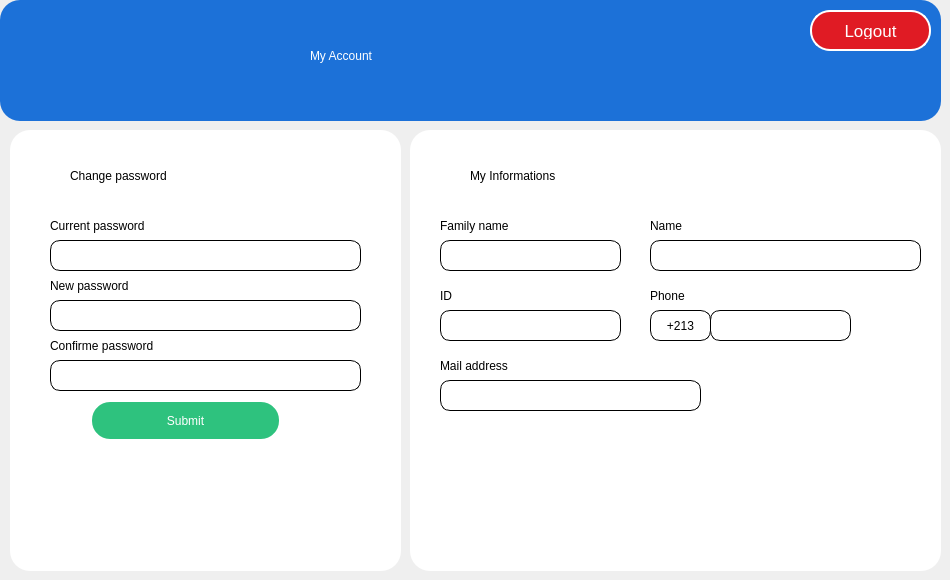
    <widget class="QWidget" name="myaccounttab">
     <attribute name="title">
      <string>My account</string>
     </attribute>
     <widget class="QFrame" name="frame_8">
      <property name="geometry">
       <rect>
        <x>0</x>
        <y>0</y>
        <width>941</width>
        <height>121</height>
       </rect>
      </property>
      <property name="styleSheet">
       <string notr="true">border: 1px ;
border-radius: 20px;
background-color:rgb(28, 113, 216)</string>
      </property>
      <property name="frameShape">
       <enum>QFrame::StyledPanel</enum>
      </property>
      <property name="frameShadow">
       <enum>QFrame::Raised</enum>
      </property>
      <widget class="QLabel" name="label25">
       <property name="geometry">
        <rect>
         <x>310</x>
         <y>20</y>
         <width>231</width>
         <height>71</height>
        </rect>
       </property>
       <property name="styleSheet">
        <string notr="true">font: 63 italic 30pt &quot;URW Bookman&quot;;
color:white;
background-color: rgba(28, 113, 216, 0);</string>
       </property>
       <property name="text">
        <string>My Account</string>
       </property>
      </widget>
      <widget class="QPushButton" name="mm_logoutbtn">
       <property name="geometry">
        <rect>
         <x>810</x>
         <y>10</y>
         <width>121</width>
         <height>41</height>
        </rect>
       </property>
       <property name="styleSheet">
        <string notr="true">
QPushButton {
background-color:rgb(224, 27, 36);
    border: 2px solid white;
    border-radius: 20px;
    border-style: outset;
    padding: 5px;
    transition: all .5s ease;
    color: white;
    font-family:'Montserrat', sans-serif;
    text-transform: uppercase;
    text-align: center;
    line-height: 1;
    font-size: 17px;
    padding: 10px;
    outline: none;
    
    
}
QPushButton:hover {
    color:rgb(0, 137, 236);;
    background-color: white;;
}
</string>
       </property>
       <property name="text">
        <string>Logout</string>
       </property>
       <property name="icon">
        <iconset>
         <normaloff>Icons/logout (1).png</normaloff>Icons/logout (1).png</iconset>
       </property>
       <property name="iconSize">
        <size>
         <width>20</width>
         <height>20</height>
        </size>
       </property>
      </widget>
     </widget>
     <widget class="QFrame" name="frame_10">
      <property name="geometry">
       <rect>
        <x>10</x>
        <y>130</y>
        <width>391</width>
        <height>441</height>
       </rect>
      </property>
      <property name="styleSheet">
       <string notr="true">border: 1px;
border-radius: 20px;
background-color: white;</string>
      </property>
      <property name="frameShape">
       <enum>QFrame::StyledPanel</enum>
      </property>
      <property name="frameShadow">
       <enum>QFrame::Raised</enum>
      </property>
      <widget class="QLabel" name="label29">
       <property name="geometry">
        <rect>
         <x>40</x>
         <y>200</y>
         <width>181</width>
         <height>31</height>
        </rect>
       </property>
       <property name="styleSheet">
        <string notr="true">font: 75 16pt &quot;Ubuntu&quot;;</string>
       </property>
       <property name="text">
        <string>Confirme password</string>
       </property>
      </widget>
      <widget class="QTextEdit" name="mm_conpassin">
       <property name="geometry">
        <rect>
         <x>40</x>
         <y>230</y>
         <width>311</width>
         <height>31</height>
        </rect>
       </property>
       <property name="styleSheet">
        <string notr="true">background-color: white;
border-style: solid;
border-width: 1px;
border-color:black;
border-radius: 10px;
font: 75 14pt &quot;Ubuntu Mono&quot;;

</string>
       </property>
       <property name="html">
        <string>&lt;!DOCTYPE HTML PUBLIC &quot;-//W3C//DTD HTML 4.0//EN&quot; &quot;http://www.w3.org/TR/REC-html40/strict.dtd&quot;&gt;
&lt;html&gt;&lt;head&gt;&lt;meta name=&quot;qrichtext&quot; content=&quot;1&quot; /&gt;&lt;style type=&quot;text/css&quot;&gt;
p, li { white-space: pre-wrap; }
&lt;/style&gt;&lt;/head&gt;&lt;body style=&quot; font-family:'Ubuntu Mono'; font-size:14pt; font-weight:72; font-style:normal;&quot;&gt;
&lt;p style=&quot;-qt-paragraph-type:empty; margin-top:0px; margin-bottom:0px; margin-left:0px; margin-right:0px; -qt-block-indent:0; text-indent:0px; font-family:'Ubuntu'; font-size:11pt; font-weight:400;&quot;&gt;&lt;br /&gt;&lt;/p&gt;&lt;/body&gt;&lt;/html&gt;</string>
       </property>
      </widget>
      <widget class="QLabel" name="label26">
       <property name="geometry">
        <rect>
         <x>60</x>
         <y>10</y>
         <width>271</width>
         <height>71</height>
        </rect>
       </property>
       <property name="styleSheet">
        <string notr="true">font: 25pt &quot;Ubuntu Mono&quot;;
color:black;
background-color: rgba(28, 113, 216, 0)</string>
       </property>
       <property name="text">
        <string>Change password</string>
       </property>
      </widget>
      <widget class="QTextEdit" name="mm_newpassin">
       <property name="geometry">
        <rect>
         <x>40</x>
         <y>170</y>
         <width>311</width>
         <height>31</height>
        </rect>
       </property>
       <property name="styleSheet">
        <string notr="true">background-color: white;
border-style: solid;
border-width: 1px;
border-color:black;
border-radius: 10px;
font: 75 14pt &quot;Ubuntu Mono&quot;;

</string>
       </property>
       <property name="html">
        <string>&lt;!DOCTYPE HTML PUBLIC &quot;-//W3C//DTD HTML 4.0//EN&quot; &quot;http://www.w3.org/TR/REC-html40/strict.dtd&quot;&gt;
&lt;html&gt;&lt;head&gt;&lt;meta name=&quot;qrichtext&quot; content=&quot;1&quot; /&gt;&lt;style type=&quot;text/css&quot;&gt;
p, li { white-space: pre-wrap; }
&lt;/style&gt;&lt;/head&gt;&lt;body style=&quot; font-family:'Ubuntu Mono'; font-size:14pt; font-weight:72; font-style:normal;&quot;&gt;
&lt;p style=&quot;-qt-paragraph-type:empty; margin-top:0px; margin-bottom:0px; margin-left:0px; margin-right:0px; -qt-block-indent:0; text-indent:0px; font-family:'Ubuntu'; font-size:11pt; font-weight:400;&quot;&gt;&lt;br /&gt;&lt;/p&gt;&lt;/body&gt;&lt;/html&gt;</string>
       </property>
      </widget>
      <widget class="QLabel" name="label28">
       <property name="geometry">
        <rect>
         <x>40</x>
         <y>140</y>
         <width>151</width>
         <height>31</height>
        </rect>
       </property>
       <property name="styleSheet">
        <string notr="true">font: 75 16pt &quot;Ubuntu&quot;;
background-color: rgba(28, 113, 216, 0);</string>
       </property>
       <property name="text">
        <string>New password</string>
       </property>
      </widget>
      <widget class="QPushButton" name="mm_submitbtn">
       <property name="geometry">
        <rect>
         <x>80</x>
         <y>270</y>
         <width>191</width>
         <height>41</height>
        </rect>
       </property>
       <property name="styleSheet">
        <string notr="true">
QPushButton {
	background-color: rgb(46, 194, 126);
    border: 2px solid white;
    border-radius: 20px;
    border-style: outset;
    padding: 5px;
    transition: all .5s ease;
    color: white;
    font-family:'Montserrat', sans-serif;
    text-transform: uppercase;
    text-align: center;
    line-height: 1;
    font-size: 12px;
    padding: 10px;
    outline: none;
    
    
}
QPushButton:hover {
    color:rgb(0, 137, 236);;
    background-color: white;;
}
</string>
       </property>
       <property name="text">
        <string>Submit</string>
       </property>
       <property name="iconSize">
        <size>
         <width>30</width>
         <height>30</height>
        </size>
       </property>
      </widget>
      <widget class="QTextEdit" name="mm_curpassin">
       <property name="geometry">
        <rect>
         <x>40</x>
         <y>110</y>
         <width>311</width>
         <height>31</height>
        </rect>
       </property>
       <property name="styleSheet">
        <string notr="true">background-color: white;
border-style: solid;
border-width: 1px;
border-color:black;
border-radius: 10px;
font: 75 14pt &quot;Ubuntu Mono&quot;;

</string>
       </property>
       <property name="html">
        <string>&lt;!DOCTYPE HTML PUBLIC &quot;-//W3C//DTD HTML 4.0//EN&quot; &quot;http://www.w3.org/TR/REC-html40/strict.dtd&quot;&gt;
&lt;html&gt;&lt;head&gt;&lt;meta name=&quot;qrichtext&quot; content=&quot;1&quot; /&gt;&lt;style type=&quot;text/css&quot;&gt;
p, li { white-space: pre-wrap; }
&lt;/style&gt;&lt;/head&gt;&lt;body style=&quot; font-family:'Ubuntu Mono'; font-size:14pt; font-weight:72; font-style:normal;&quot;&gt;
&lt;p style=&quot;-qt-paragraph-type:empty; margin-top:0px; margin-bottom:0px; margin-left:0px; margin-right:0px; -qt-block-indent:0; text-indent:0px; font-family:'Ubuntu'; font-size:11pt; font-weight:400;&quot;&gt;&lt;br /&gt;&lt;/p&gt;&lt;/body&gt;&lt;/html&gt;</string>
       </property>
      </widget>
      <widget class="QLabel" name="label27">
       <property name="geometry">
        <rect>
         <x>40</x>
         <y>80</y>
         <width>161</width>
         <height>31</height>
        </rect>
       </property>
       <property name="styleSheet">
        <string notr="true">font: 75 16pt &quot;Ubuntu&quot;;
background-color: rgba(28, 113, 216, 0);</string>
       </property>
       <property name="text">
        <string>Current password</string>
       </property>
      </widget>
     </widget>
     <widget class="QFrame" name="frame_9">
      <property name="geometry">
       <rect>
        <x>410</x>
        <y>130</y>
        <width>531</width>
        <height>441</height>
       </rect>
      </property>
      <property name="styleSheet">
       <string notr="true">border: 1px;
border-radius: 20px;
background-color: white;</string>
      </property>
      <property name="frameShape">
       <enum>QFrame::StyledPanel</enum>
      </property>
      <property name="frameShadow">
       <enum>QFrame::Raised</enum>
      </property>
      <widget class="QLabel" name="label32">
       <property name="geometry">
        <rect>
         <x>240</x>
         <y>80</y>
         <width>91</width>
         <height>31</height>
        </rect>
       </property>
       <property name="styleSheet">
        <string notr="true">font: 75 16pt &quot;Ubuntu&quot;;</string>
       </property>
       <property name="text">
        <string>Name</string>
       </property>
      </widget>
      <widget class="QTextEdit" name="mm_nameout">
       <property name="geometry">
        <rect>
         <x>240</x>
         <y>110</y>
         <width>271</width>
         <height>31</height>
        </rect>
       </property>
       <property name="styleSheet">
        <string notr="true">background-color: white;
border-style: solid;
border-width: 1px;
border-color:black;
border-radius: 10px;
font: 75 14pt &quot;Ubuntu Mono&quot;;

</string>
       </property>
       <property name="readOnly">
        <bool>true</bool>
       </property>
       <property name="html">
        <string>&lt;!DOCTYPE HTML PUBLIC &quot;-//W3C//DTD HTML 4.0//EN&quot; &quot;http://www.w3.org/TR/REC-html40/strict.dtd&quot;&gt;
&lt;html&gt;&lt;head&gt;&lt;meta name=&quot;qrichtext&quot; content=&quot;1&quot; /&gt;&lt;style type=&quot;text/css&quot;&gt;
p, li { white-space: pre-wrap; }
&lt;/style&gt;&lt;/head&gt;&lt;body style=&quot; font-family:'Ubuntu Mono'; font-size:14pt; font-weight:72; font-style:normal;&quot;&gt;
&lt;p style=&quot;-qt-paragraph-type:empty; margin-top:0px; margin-bottom:0px; margin-left:0px; margin-right:0px; -qt-block-indent:0; text-indent:0px; font-family:'Ubuntu'; font-size:11pt; font-weight:400;&quot;&gt;&lt;br /&gt;&lt;/p&gt;&lt;/body&gt;&lt;/html&gt;</string>
       </property>
      </widget>
      <widget class="QLabel" name="label33">
       <property name="geometry">
        <rect>
         <x>30</x>
         <y>150</y>
         <width>21</width>
         <height>31</height>
        </rect>
       </property>
       <property name="styleSheet">
        <string notr="true">font: 75 16pt &quot;Ubuntu&quot;;</string>
       </property>
       <property name="text">
        <string>ID</string>
       </property>
      </widget>
      <widget class="QLabel" name="label34">
       <property name="geometry">
        <rect>
         <x>240</x>
         <y>150</y>
         <width>121</width>
         <height>31</height>
        </rect>
       </property>
       <property name="styleSheet">
        <string notr="true">font: 75 16pt &quot;Ubuntu&quot;;</string>
       </property>
       <property name="text">
        <string>Phone</string>
       </property>
      </widget>
      <widget class="QLabel" name="label35">
       <property name="geometry">
        <rect>
         <x>30</x>
         <y>220</y>
         <width>121</width>
         <height>31</height>
        </rect>
       </property>
       <property name="styleSheet">
        <string notr="true">font: 75 16pt &quot;Ubuntu&quot;;</string>
       </property>
       <property name="text">
        <string>Mail address</string>
       </property>
      </widget>
      <widget class="QLabel" name="label30">
       <property name="geometry">
        <rect>
         <x>60</x>
         <y>10</y>
         <width>271</width>
         <height>71</height>
        </rect>
       </property>
       <property name="styleSheet">
        <string notr="true">font: 25pt &quot;Ubuntu Mono&quot;;
color:black;
background-color: rgba(28, 113, 216, 0)</string>
       </property>
       <property name="text">
        <string>My Informations</string>
       </property>
      </widget>
      <widget class="QTextEdit" name="mm_idout">
       <property name="geometry">
        <rect>
         <x>30</x>
         <y>180</y>
         <width>181</width>
         <height>31</height>
        </rect>
       </property>
       <property name="styleSheet">
        <string notr="true">background-color: white;
border-style: solid;
border-width: 1px;
border-color:black;
border-radius: 10px;
font: 75 14pt &quot;Ubuntu Mono&quot;;

</string>
       </property>
       <property name="readOnly">
        <bool>true</bool>
       </property>
       <property name="html">
        <string>&lt;!DOCTYPE HTML PUBLIC &quot;-//W3C//DTD HTML 4.0//EN&quot; &quot;http://www.w3.org/TR/REC-html40/strict.dtd&quot;&gt;
&lt;html&gt;&lt;head&gt;&lt;meta name=&quot;qrichtext&quot; content=&quot;1&quot; /&gt;&lt;style type=&quot;text/css&quot;&gt;
p, li { white-space: pre-wrap; }
&lt;/style&gt;&lt;/head&gt;&lt;body style=&quot; font-family:'Ubuntu Mono'; font-size:14pt; font-weight:72; font-style:normal;&quot;&gt;
&lt;p style=&quot;-qt-paragraph-type:empty; margin-top:0px; margin-bottom:0px; margin-left:0px; margin-right:0px; -qt-block-indent:0; text-indent:0px; font-family:'Ubuntu'; font-size:11pt; font-weight:400;&quot;&gt;&lt;br /&gt;&lt;/p&gt;&lt;/body&gt;&lt;/html&gt;</string>
       </property>
      </widget>
      <widget class="QTextEdit" name="mm_phoneout">
       <property name="geometry">
        <rect>
         <x>300</x>
         <y>180</y>
         <width>141</width>
         <height>31</height>
        </rect>
       </property>
       <property name="styleSheet">
        <string notr="true">background-color: white;
border-style: solid;
border-width: 1px;
border-color:black;
border-radius: 10px;
font: 75 14pt &quot;Ubuntu Mono&quot;;

</string>
       </property>
       <property name="readOnly">
        <bool>true</bool>
       </property>
       <property name="html">
        <string>&lt;!DOCTYPE HTML PUBLIC &quot;-//W3C//DTD HTML 4.0//EN&quot; &quot;http://www.w3.org/TR/REC-html40/strict.dtd&quot;&gt;
&lt;html&gt;&lt;head&gt;&lt;meta name=&quot;qrichtext&quot; content=&quot;1&quot; /&gt;&lt;style type=&quot;text/css&quot;&gt;
p, li { white-space: pre-wrap; }
&lt;/style&gt;&lt;/head&gt;&lt;body style=&quot; font-family:'Ubuntu Mono'; font-size:14pt; font-weight:72; font-style:normal;&quot;&gt;
&lt;p style=&quot;-qt-paragraph-type:empty; margin-top:0px; margin-bottom:0px; margin-left:0px; margin-right:0px; -qt-block-indent:0; text-indent:0px; font-family:'Ubuntu'; font-size:11pt; font-weight:400;&quot;&gt;&lt;br /&gt;&lt;/p&gt;&lt;/body&gt;&lt;/html&gt;</string>
       </property>
      </widget>
      <widget class="QTextEdit" name="mm_fnameout">
       <property name="geometry">
        <rect>
         <x>30</x>
         <y>110</y>
         <width>181</width>
         <height>31</height>
        </rect>
       </property>
       <property name="styleSheet">
        <string notr="true">background-color: white;
border-style: solid;
border-width: 1px;
border-color:black;
border-radius: 10px;
font: 75 14pt &quot;Ubuntu Mono&quot;;

</string>
       </property>
       <property name="readOnly">
        <bool>true</bool>
       </property>
       <property name="html">
        <string>&lt;!DOCTYPE HTML PUBLIC &quot;-//W3C//DTD HTML 4.0//EN&quot; &quot;http://www.w3.org/TR/REC-html40/strict.dtd&quot;&gt;
&lt;html&gt;&lt;head&gt;&lt;meta name=&quot;qrichtext&quot; content=&quot;1&quot; /&gt;&lt;style type=&quot;text/css&quot;&gt;
p, li { white-space: pre-wrap; }
&lt;/style&gt;&lt;/head&gt;&lt;body style=&quot; font-family:'Ubuntu Mono'; font-size:14pt; font-weight:72; font-style:normal;&quot;&gt;
&lt;p style=&quot;-qt-paragraph-type:empty; margin-top:0px; margin-bottom:0px; margin-left:0px; margin-right:0px; -qt-block-indent:0; text-indent:0px; font-family:'Ubuntu'; font-size:11pt; font-weight:400;&quot;&gt;&lt;br /&gt;&lt;/p&gt;&lt;/body&gt;&lt;/html&gt;</string>
       </property>
      </widget>
      <widget class="QLabel" name="label31">
       <property name="geometry">
        <rect>
         <x>30</x>
         <y>80</y>
         <width>151</width>
         <height>31</height>
        </rect>
       </property>
       <property name="styleSheet">
        <string notr="true">font: 75 16pt &quot;Ubuntu&quot;;
background-color: rgba(28, 113, 216, 0);</string>
       </property>
       <property name="text">
        <string>Family name</string>
       </property>
      </widget>
      <widget class="QPushButton" name="pushButton_11">
       <property name="geometry">
        <rect>
         <x>240</x>
         <y>180</y>
         <width>61</width>
         <height>31</height>
        </rect>
       </property>
       <property name="layoutDirection">
        <enum>Qt::LeftToRight</enum>
       </property>
       <property name="styleSheet">
        <string notr="true">background-color: white;
border-style: solid;
border-width: 1px;
border-color:black;
border-radius: 10px;
font: 75 14pt &quot;Ubuntu Mono&quot;;

</string>
       </property>
       <property name="text">
        <string>+213</string>
       </property>
       <property name="icon">
        <iconset>
         <normaloff>Icons/algeria.png</normaloff>Icons/algeria.png</iconset>
       </property>
      </widget>
      <widget class="QTextEdit" name="mm_mailout">
       <property name="geometry">
        <rect>
         <x>30</x>
         <y>250</y>
         <width>261</width>
         <height>31</height>
        </rect>
       </property>
       <property name="styleSheet">
        <string notr="true">background-color: white;
border-style: solid;
border-width: 1px;
border-color:black;
border-radius: 10px;
font: 75 14pt &quot;Ubuntu Mono&quot;;

</string>
       </property>
       <property name="readOnly">
        <bool>true</bool>
       </property>
       <property name="html">
        <string>&lt;!DOCTYPE HTML PUBLIC &quot;-//W3C//DTD HTML 4.0//EN&quot; &quot;http://www.w3.org/TR/REC-html40/strict.dtd&quot;&gt;
&lt;html&gt;&lt;head&gt;&lt;meta name=&quot;qrichtext&quot; content=&quot;1&quot; /&gt;&lt;style type=&quot;text/css&quot;&gt;
p, li { white-space: pre-wrap; }
&lt;/style&gt;&lt;/head&gt;&lt;body style=&quot; font-family:'Ubuntu Mono'; font-size:14pt; font-weight:72; font-style:normal;&quot;&gt;
&lt;p style=&quot;-qt-paragraph-type:empty; margin-top:0px; margin-bottom:0px; margin-left:0px; margin-right:0px; -qt-block-indent:0; text-indent:0px; font-family:'Ubuntu'; font-size:11pt; font-weight:400;&quot;&gt;&lt;br /&gt;&lt;/p&gt;&lt;/body&gt;&lt;/html&gt;</string>
       </property>
      </widget>
      <widget class="QPushButton" name="icon13">
       <property name="geometry">
        <rect>
         <x>310</x>
         <y>10</y>
         <width>111</width>
         <height>51</height>
        </rect>
       </property>
       <property name="styleSheet">
        <string notr="true"/>
       </property>
       <property name="text">
        <string/>
       </property>
       <property name="icon">
        <iconset>
         <normaloff>Icons/programmer.png</normaloff>Icons/programmer.png</iconset>
       </property>
       <property name="iconSize">
        <size>
         <width>50</width>
         <height>50</height>
        </size>
       </property>
      </widget>
     </widget>
    </widget>
